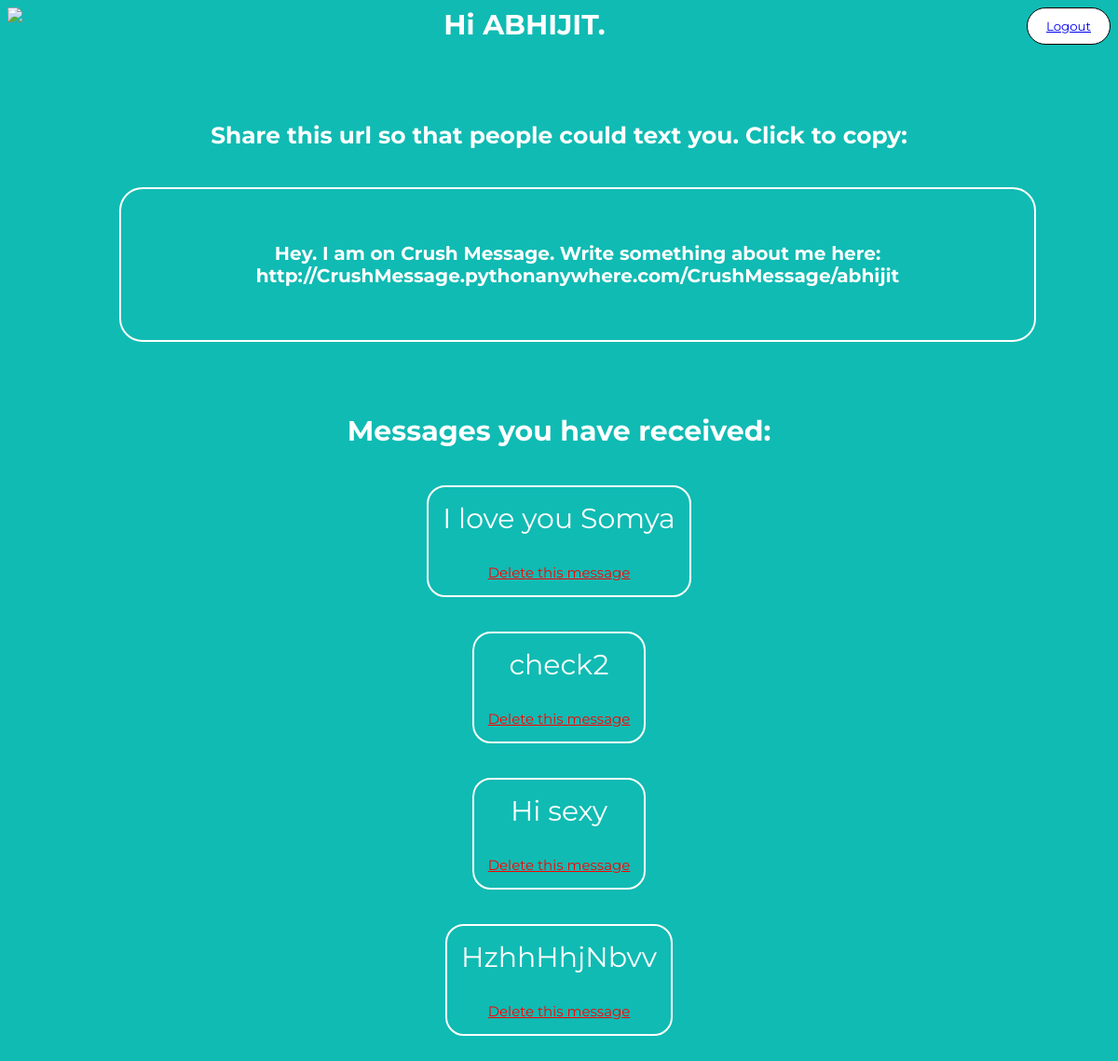
/ (signed in), run on an earlier commit of the app's database.
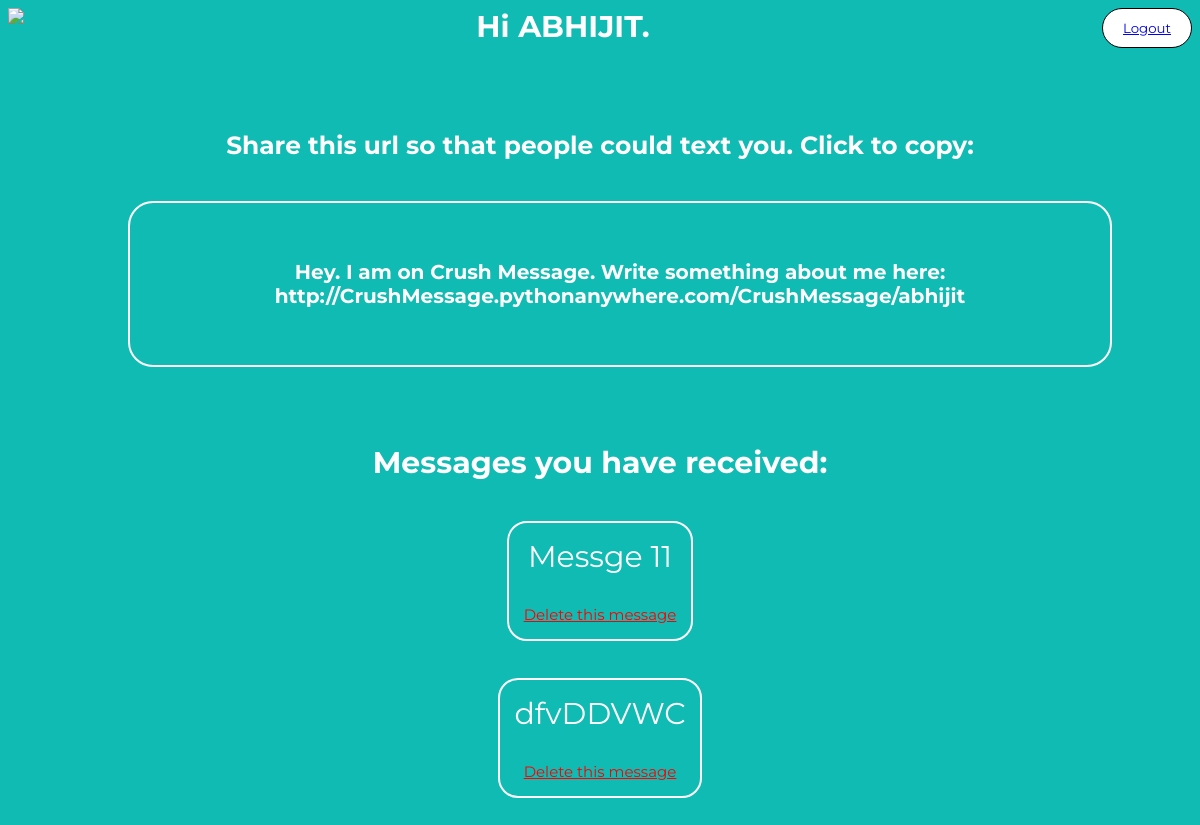
And on a later commit of the database.
### authentication/models.py (models this page shows, shortened)
class Message(models.Model):
	user = models.ForeignKey(User, on_delete=models.CASCADE)
	message_text = models.TextField(null = True)

### authentication/views.py (the view)
# urls.py: path('',views.index, name= 'home'),
def index(request):
	if request.user.is_authenticated:
		message_list = Message.objects.filter(user=request.user)
	else:
		message_list = []
	return render(request,'authentication/index.html', {'message_list':message_list})

### authentication/templates/authentication/index.html (shortened to what this page needs)
{% load socialaccount %}
<head>
</head>
<body>
		{% if user.is_authenticated %}
		<div class="header">
			<img id="iconPrevious" src="https://img.icons8.com/color/60/000000/heart-with-arrow.png"/>
			<h4 id="message">Hi {{user.first_name}}.</h4>
			<button id="btnNext" class="">
				<a href="{% url 'logout' %}">Logout</a>
			</button>
		</div>
			<h5>Share this url so that people could text you. Click to copy:</h5>
			<div id="div1" onclick="copyDivToClipboard()">
				<h6> Hey. I am on Crush Message. Write something about me here: http://CrushMessage.pythonanywhere.com/CrushMessage/{{user.username}}
					</h6>
			</div>
			<br>
			<h4>Messages you have received:</h4>
					{% if message_list %}
						{% for message in message_list %}
								<div class="message-box">
										{{message.message_text}}
										<p><a style="color: red; font-size: 15px;" href="{% url 'authentication:delete' message.id %}">Delete this message</a></p>
								</div>
								<br>
						{% endfor %}
					{% else %}
						<p>You have received no messages yet ! </p>
					{% endif %}
		{% endif %}
</body>

### authentication/templates/authentication/index.html (style rules this page uses)
body { color: #fff; font-family: 'Montserrat'; background: #10BBB3; text-align: center; font-size: 30px; }
body { -ms-overflow-style: none; scrollbar-width: none; }
#div1 { border: #FFF 2px solid; border-radius: 25px; width: 80vw; margin-left: 10vw; word-wrap: break-word; padding:10px; }
.message-box { display: table; word-wrap: break-word; max-width: 80vw; padding: 15px; margin: auto; border: #FFF 2px solid; border-radius: 20px; }
.header { height: 10vh; text-align:center; }
#iconPrevious { float:left; margin: auto; }
#message { text-align: center-vertical; vertical-align:middle; font-weight:bold; display: inline; margin: auto; }
#btnNext { font-family: "Montserrat"; margin: auto; float:right; border: #000 1px solid; border-radius: 20px; background: #fff; width: 90px; height: 40px; }

What changed in the data, as far as the page shows it:
removed Message: message_text "I love you Somya"
removed Message: message_text "check2"
removed Message: message_text "Hi sexy"
removed Message: message_text "HzhhHhjNbvv"
added Message: message_text "Messge 11"
added Message: message_text "dfvDDVWC"
